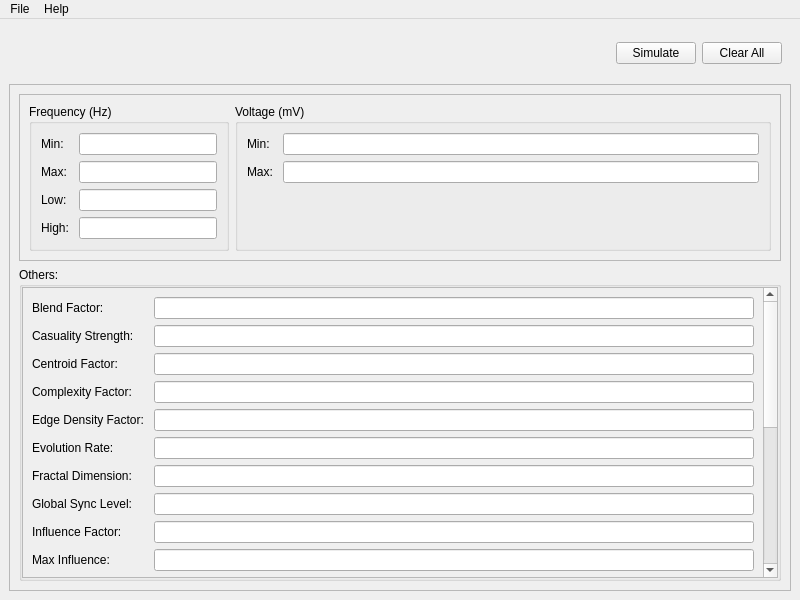
<?xml version="1.0" encoding="UTF-8"?>
<ui version="4.0">
 <class>MainWindow</class>
 <widget class="QMainWindow" name="MainWindow">
  <property name="geometry">
   <rect>
    <x>0</x>
    <y>0</y>
    <width>800</width>
    <height>600</height>
   </rect>
  </property>
  <property name="windowTitle">
   <string>Signal Simulator</string>
  </property>
  <widget class="QWidget" name="centralwidget">
   <layout class="QVBoxLayout" name="verticalLayout_3">
    <item alignment="Qt::AlignRight">
     <widget class="QFrame" name="btn_frame">
      <property name="minimumSize">
       <size>
        <width>0</width>
        <height>50</height>
       </size>
      </property>
      <property name="maximumSize">
       <size>
        <width>16777215</width>
        <height>50</height>
       </size>
      </property>
      <property name="styleSheet">
       <string notr="true">QFrame{
	border: 0px solid;
}</string>
      </property>
      <property name="frameShape">
       <enum>QFrame::StyledPanel</enum>
      </property>
      <property name="frameShadow">
       <enum>QFrame::Raised</enum>
      </property>
      <layout class="QHBoxLayout" name="horizontalLayout_2">
       <item>
        <widget class="QPushButton" name="simulate_btn">
         <property name="maximumSize">
          <size>
           <width>100</width>
           <height>16777215</height>
          </size>
         </property>
         <property name="text">
          <string>Simulate</string>
         </property>
        </widget>
       </item>
       <item>
        <widget class="QPushButton" name="clear_all_btn">
         <property name="maximumSize">
          <size>
           <width>100</width>
           <height>16777215</height>
          </size>
         </property>
         <property name="text">
          <string>Clear All</string>
         </property>
        </widget>
       </item>
      </layout>
     </widget>
    </item>
    <item>
     <widget class="QFrame" name="details_frame">
      <property name="frameShape">
       <enum>QFrame::StyledPanel</enum>
      </property>
      <property name="frameShadow">
       <enum>QFrame::Raised</enum>
      </property>
      <layout class="QVBoxLayout" name="verticalLayout_2">
       <item>
        <widget class="QFrame" name="freq_frame">
         <property name="frameShape">
          <enum>QFrame::StyledPanel</enum>
         </property>
         <property name="frameShadow">
          <enum>QFrame::Raised</enum>
         </property>
         <layout class="QHBoxLayout" name="horizontalLayout">
          <item>
           <widget class="QGroupBox" name="freq_group">
            <property name="maximumSize">
             <size>
              <width>200</width>
              <height>16777215</height>
             </size>
            </property>
            <property name="title">
             <string>Frequency (Hz)</string>
            </property>
            <layout class="QFormLayout" name="formLayout_2">
             <item row="0" column="0">
              <widget class="QLabel" name="min_freq_label">
               <property name="text">
                <string>Min: </string>
               </property>
              </widget>
             </item>
             <item row="0" column="1">
              <widget class="QLineEdit" name="min_freq_input"/>
             </item>
             <item row="1" column="0">
              <widget class="QLabel" name="max_freq_label">
               <property name="text">
                <string>Max: </string>
               </property>
              </widget>
             </item>
             <item row="1" column="1">
              <widget class="QLineEdit" name="max_freq_input"/>
             </item>
             <item row="2" column="0">
              <widget class="QLabel" name="low_freq_label">
               <property name="text">
                <string>Low: </string>
               </property>
              </widget>
             </item>
             <item row="2" column="1">
              <widget class="QLineEdit" name="low_freq_input"/>
             </item>
             <item row="3" column="0">
              <widget class="QLabel" name="high_freq_label">
               <property name="text">
                <string>High: </string>
               </property>
              </widget>
             </item>
             <item row="3" column="1">
              <widget class="QLineEdit" name="high_freq_input"/>
             </item>
            </layout>
           </widget>
          </item>
          <item>
           <widget class="QGroupBox" name="voltage_group">
            <property name="title">
             <string>Voltage (mV)</string>
            </property>
            <layout class="QFormLayout" name="formLayout">
             <item row="0" column="0">
              <widget class="QLabel" name="min_voltage_label">
               <property name="text">
                <string>Min: </string>
               </property>
              </widget>
             </item>
             <item row="0" column="1">
              <widget class="QLineEdit" name="min_voltage_input"/>
             </item>
             <item row="1" column="0">
              <widget class="QLabel" name="max_voltage_label">
               <property name="text">
                <string>Max: </string>
               </property>
              </widget>
             </item>
             <item row="1" column="1">
              <widget class="QLineEdit" name="max_voltage_linput"/>
             </item>
            </layout>
           </widget>
          </item>
         </layout>
        </widget>
       </item>
       <item>
        <widget class="QGroupBox" name="other_details">
         <property name="title">
          <string>Others:</string>
         </property>
         <layout class="QVBoxLayout" name="verticalLayout">
          <property name="spacing">
           <number>0</number>
          </property>
          <property name="leftMargin">
           <number>0</number>
          </property>
          <property name="topMargin">
           <number>0</number>
          </property>
          <property name="rightMargin">
           <number>0</number>
          </property>
          <property name="bottomMargin">
           <number>0</number>
          </property>
          <item>
           <widget class="QScrollArea" name="scrollArea">
            <property name="widgetResizable">
             <bool>true</bool>
            </property>
            <widget class="QWidget" name="scrollAreaWidgetContents">
             <property name="geometry">
              <rect>
               <x>0</x>
               <y>0</y>
               <width>740</width>
               <height>663</height>
              </rect>
             </property>
             <layout class="QFormLayout" name="formLayout_3">
              <item row="0" column="0">
               <widget class="QLabel" name="blend_factor_label">
                <property name="text">
                 <string>Blend Factor: </string>
                </property>
               </widget>
              </item>
              <item row="0" column="1">
               <widget class="QLineEdit" name="blend_factor_input"/>
              </item>
              <item row="1" column="0">
               <widget class="QLabel" name="cs_label">
                <property name="text">
                 <string>Casuality Strength: </string>
                </property>
               </widget>
              </item>
              <item row="1" column="1">
               <widget class="QLineEdit" name="casuality_strength_input"/>
              </item>
              <item row="2" column="0">
               <widget class="QLabel" name="centroid_factor_label">
                <property name="text">
                 <string>Centroid Factor: </string>
                </property>
               </widget>
              </item>
              <item row="2" column="1">
               <widget class="QLineEdit" name="centroid_factor_input"/>
              </item>
              <item row="3" column="0">
               <widget class="QLabel" name="complex_factor_label">
                <property name="text">
                 <string>Complexity Factor: </string>
                </property>
               </widget>
              </item>
              <item row="3" column="1">
               <widget class="QLineEdit" name="complexity_factor_input"/>
              </item>
              <item row="4" column="0">
               <widget class="QLabel" name="edf_label">
                <property name="text">
                 <string>Edge Density Factor: </string>
                </property>
               </widget>
              </item>
              <item row="4" column="1">
               <widget class="QLineEdit" name="edge_density_factor"/>
              </item>
              <item row="5" column="0">
               <widget class="QLabel" name="er_label">
                <property name="text">
                 <string>Evolution Rate: </string>
                </property>
               </widget>
              </item>
              <item row="5" column="1">
               <widget class="QLineEdit" name="evolution_rate_input"/>
              </item>
              <item row="6" column="0">
               <widget class="QLabel" name="fractal_dimes_label">
                <property name="text">
                 <string>Fractal Dimension: </string>
                </property>
               </widget>
              </item>
              <item row="6" column="1">
               <widget class="QLineEdit" name="fractal_dimension_input"/>
              </item>
              <item row="7" column="0">
               <widget class="QLabel" name="global_sync_label">
                <property name="text">
                 <string>Global Sync Level: </string>
                </property>
               </widget>
              </item>
              <item row="7" column="1">
               <widget class="QLineEdit" name="global_sync_input"/>
              </item>
              <item row="8" column="0">
               <widget class="QLabel" name="influence_factor_label">
                <property name="text">
                 <string>Influence Factor:</string>
                </property>
               </widget>
              </item>
              <item row="8" column="1">
               <widget class="QLineEdit" name="incluence_factor_input"/>
              </item>
              <item row="9" column="0">
               <widget class="QLabel" name="max_influence_label">
                <property name="text">
                 <string>Max Influence: </string>
                </property>
               </widget>
              </item>
              <item row="9" column="1">
               <widget class="QLineEdit" name="max_influence_label_2"/>
              </item>
              <item row="10" column="0">
               <widget class="QLabel" name="num_imfs_label">
                <property name="text">
                 <string>Num Imfs: </string>
                </property>
               </widget>
              </item>
              <item row="10" column="1">
               <widget class="QLineEdit" name="num_imfs_input"/>
              </item>
              <item row="11" column="0">
               <widget class="QLabel" name="num_peaks_label">
                <property name="text">
                 <string>Num Peaks: </string>
                </property>
               </widget>
              </item>
              <item row="11" column="1">
               <widget class="QLineEdit" name="num_peak_input"/>
              </item>
              <item row="12" column="0">
               <widget class="QLabel" name="sync_level_label">
                <property name="text">
                 <string>Pairwise Sync Level: </string>
                </property>
               </widget>
              </item>
              <item row="12" column="1">
               <widget class="QLineEdit" name="p_sync_input"/>
              </item>
              <item row="13" column="0">
               <widget class="QLabel" name="peak_height_label">
                <property name="text">
                 <string>Peak Height: </string>
                </property>
               </widget>
              </item>
              <item row="13" column="1">
               <widget class="QLineEdit" name="peak_height_input"/>
              </item>
              <item row="14" column="0">
               <widget class="QLabel" name="rms_label">
                <property name="text">
                 <string>RMS Value: </string>
                </property>
               </widget>
              </item>
              <item row="15" column="0">
               <widget class="QLabel" name="std_dev_label">
                <property name="text">
                 <string>Standard Deviation: </string>
                </property>
               </widget>
              </item>
              <item row="14" column="1">
               <widget class="QLineEdit" name="rms_input"/>
              </item>
              <item row="15" column="1">
               <widget class="QLineEdit" name="std_dev_input"/>
              </item>
              <item row="16" column="0">
               <widget class="QLabel" name="sync_factor_label">
                <property name="text">
                 <string>Sync Factor: </string>
                </property>
               </widget>
              </item>
              <item row="16" column="1">
               <widget class="QLineEdit" name="sync_factor_input"/>
              </item>
              <item row="17" column="0">
               <widget class="QLabel" name="target_rate_label">
                <property name="text">
                 <string>Target Rate: </string>
                </property>
               </widget>
              </item>
              <item row="17" column="1">
               <widget class="QLineEdit" name="target_rate_input"/>
              </item>
              <item row="18" column="0">
               <widget class="QLabel" name="variability_factor_label">
                <property name="text">
                 <string>Variability Factor: </string>
                </property>
               </widget>
              </item>
              <item row="19" column="0">
               <widget class="QLabel" name="var_label">
                <property name="text">
                 <string>Variance: </string>
                </property>
               </widget>
              </item>
              <item row="20" column="0">
               <widget class="QLabel" name="window_size_label">
                <property name="text">
                 <string>Window Size: </string>
                </property>
               </widget>
              </item>
              <item row="18" column="1">
               <widget class="QLineEdit" name="variability_factor_input"/>
              </item>
              <item row="19" column="1">
               <widget class="QLineEdit" name="variance_input"/>
              </item>
              <item row="20" column="1">
               <widget class="QLineEdit" name="window_size_input"/>
              </item>
             </layout>
            </widget>
           </widget>
          </item>
         </layout>
        </widget>
       </item>
      </layout>
     </widget>
    </item>
   </layout>
  </widget>
  <widget class="QMenuBar" name="menuBar">
   <property name="geometry">
    <rect>
     <x>0</x>
     <y>0</y>
     <width>800</width>
     <height>22</height>
    </rect>
   </property>
   <widget class="QMenu" name="menuFile">
    <property name="title">
     <string>File</string>
    </property>
    <addaction name="actionLoad_Config"/>
    <addaction name="actionSave_Config"/>
    <addaction name="separator"/>
    <addaction name="separator"/>
    <addaction name="actionExport_Config"/>
    <addaction name="actionExit"/>
   </widget>
   <widget class="QMenu" name="menuHelp">
    <property name="title">
     <string>Help</string>
    </property>
    <addaction name="actionAbout"/>
    <addaction name="actionParameters"/>
    <addaction name="actionGitHub"/>
   </widget>
   <addaction name="menuFile"/>
   <addaction name="menuHelp"/>
  </widget>
  <action name="actionLoad_Config">
   <property name="text">
    <string>Load Config</string>
   </property>
   <property name="shortcut">
    <string>Ctrl+L</string>
   </property>
  </action>
  <action name="actionSave_Config">
   <property name="text">
    <string>Save Config</string>
   </property>
   <property name="shortcut">
    <string>Ctrl+S</string>
   </property>
  </action>
  <action name="actionExit">
   <property name="text">
    <string>Exit</string>
   </property>
   <property name="menuRole">
    <enum>QAction::QuitRole</enum>
   </property>
  </action>
  <action name="actionAbout">
   <property name="text">
    <string>About</string>
   </property>
  </action>
  <action name="actionParameters">
   <property name="text">
    <string>Parameters</string>
   </property>
  </action>
  <action name="actionGitHub">
   <property name="text">
    <string>GitHub</string>
   </property>
  </action>
  <action name="actionSave_values">
   <property name="text">
    <string>save_values</string>
   </property>
   <property name="toolTip">
    <string>Save Values</string>
   </property>
   <property name="shortcut">
    <string>Ctrl+Shift+S</string>
   </property>
   <property name="menuRole">
    <enum>QAction::NoRole</enum>
   </property>
  </action>
  <action name="actionExport_Config">
   <property name="text">
    <string>Export Config</string>
   </property>
   <property name="shortcut">
    <string>Ctrl+E</string>
   </property>
  </action>
 </widget>
 <resources/>
 <connections/>
</ui>
